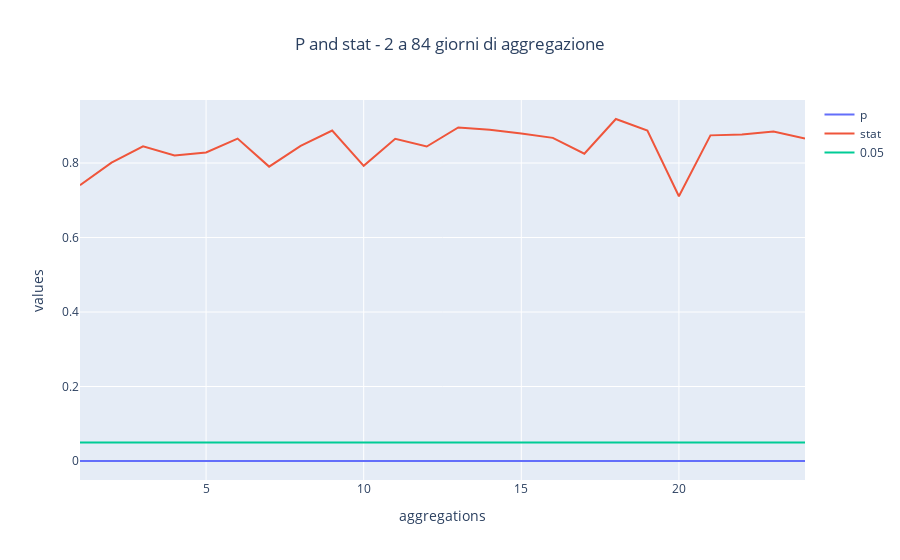

Notebook code for this chart:
### Code cell
val = [ 0.05 for el in windows]

fig1 = go.Figure()
fig1.add_trace(go.Scatter(x = windows, y = st.p, name = 'p'))
fig1.add_trace(go.Scatter(x = windows, y = st.stat, name = 'stat'))
fig1.add_trace(go.Scatter(x = windows, y = val, name = '0.05'))
fig1.update_layout(title = 'P and stat - 2 a 84 giorni di aggregazione', title_x = 0.5, xaxis_title = 'aggregations', yaxis_title = 'values')
fig1.show()

### Figure 1 — Plotly figure (JSON) as saved in the notebook; plotly's stock layout.template omitted (floating-point values rounded to 4 significant figures)
{"data": [{"name": "p", "type": "scatter", "x": [1, 2, 3, 4, 5, 6, 7, 8, 9, 10, 11, 12, 13, 14, 15, 16, 17, 18, 19, 20, 21, 22, 23, 24], "y": [0, 9.809e-45, 1.146e-34, 1.592e-32, 6.075e-29, 5.687e-24, 4.461e-27, 3.392e-22, 4.877e-18, 6.411e-23, 1.076e-17, 2.647e-18, 2.796e-14, 4.607e-14, 2.803e-14, 1.716e-14, 2.751e-16, 3.063e-10, 4.286e-12, 2.889e-19, 3.473e-12, 1.132e-11, 6.101e-11, 1.076e-11]}, {"name": "stat", "type": "scatter", "x": [1, 2, 3, 4, 5, 6, 7, 8, 9, 10, 11, 12, 13, 14, 15, 16, 17, 18, 19, 20, 21, 22, 23, 24], "y": [0.7403, 0.8009, 0.8448, 0.8201, 0.8285, 0.8656, 0.7904, 0.8459, 0.8872, 0.7926, 0.8651, 0.8443, 0.8955, 0.8897, 0.8796, 0.8676, 0.8252, 0.9183, 0.8875, 0.7107, 0.8743, 0.8767, 0.8848, 0.8661]}, {"name": "0.05", "type": "scatter", "x": [1, 2, 3, 4, 5, 6, 7, 8, 9, 10, 11, 12, 13, 14, 15, 16, 17, 18, 19, 20, 21, 22, 23, 24], "y": [0.05, 0.05, 0.05, 0.05, 0.05, 0.05, 0.05, 0.05, 0.05, 0.05, 0.05, 0.05, 0.05, 0.05, 0.05, 0.05, 0.05, 0.05, 0.05, 0.05, 0.05, 0.05, 0.05, 0.05]}], "layout": {"title": {"text": "P and stat - 2 a 84 giorni di aggregazione", "x": 0.5}, "xaxis": {"title": {"text": "aggregations"}}, "yaxis": {"title": {"text": "values"}}}}
